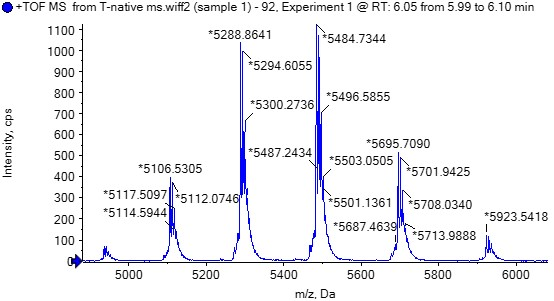
#> input picture 123123/p1.jpg, 554 x 301 px, given in place of p1.png, which was not available
$ python find_highest_peak_and_label.py
#> lines starting #> are read from the running program, lines starting #| are printed output that depends on the picture; after the words box and inside, x2 and y2 are one past the last pixel; in counts of white or black regions, pixels touching at a corner belong together; pictures that were not available may be replaced by others from this repository, and a replacement may not be noted

import os
import re
import cv2
import numpy as np
import pytesseract
from scipy.signal import find_peaks, savgol_filter
import matplotlib.pyplot as plt

# =========================
# 可改参数
# =========================
IMAGE_PATH = "p1.png"   # 改成你的截图路径
SHOW_FIGURE = True         # True: 弹出结果图；False: 只保存不显示

# Windows 如未自动找到 tesseract，可取消注释并改成你的安装路径
# pytesseract.pytesseract.tesseract_cmd = r"C:\Program Files\Tesseract-OCR\tesseract.exe"


def merge_boxes(boxes, x_gap=20, min_y_overlap=60):
    if not boxes:
        return []
    boxes = sorted(boxes, key=lambda b: b[0])
    merged = [list(boxes[0][:4])]
    for b in boxes[1:]:
        x1, y1, x2, y2, _ = b
        lx1, ly1, lx2, ly2 = merged[-1]
        y_overlap = min(ly2, y2) - max(ly1, y1)
        if x1 <= lx2 + x_gap and y_overlap > min_y_overlap:
            merged[-1] = [min(lx1, x1), min(ly1, y1), max(lx2, x2), max(ly2, y2)]
        else:
            merged.append([x1, y1, x2, y2])
    return merged


def extract_curve_top_y(roi_mask):
    cols = np.where(roi_mask.sum(axis=0) > 0)[0]
    if len(cols) == 0:
        return None, None

    xs, ys = [], []
    for c in cols:
        rows = np.where(roi_mask[:, c] > 0)[0]
        if len(rows) == 0:
            continue
        xs.append(c)
        ys.append(rows.min())  # 图像坐标里，y 越小，峰越高

    if not xs:
        return None, None

    return np.array(xs), np.array(ys, dtype=float)


def detect_plot_boxes(blue_mask):
    num_labels, labels, stats, centroids = cv2.connectedComponentsWithStats(blue_mask, 8)
    boxes = []
    for i in range(1, num_labels):
        x, y, w, h, area = stats[i]
        if area > 500:  # 去掉图例蓝点、坐标原点小蓝图标等
            boxes.append([x, y, x + w, y + h, area])

    plot_boxes = merge_boxes(boxes, x_gap=20, min_y_overlap=60)
    if not plot_boxes:
        raise RuntimeError("没有检测到谱图区域，请检查截图质量或蓝色阈值。")
    return plot_boxes


def find_highest_peak_in_plot(blue_mask, box):
    x1, y1, x2, y2 = box
    roi_mask = blue_mask[y1:y2, x1:x2]
    xs, ys = extract_curve_top_y(roi_mask)
    if xs is None:
        raise RuntimeError("当前谱图区域没有提取到蓝色曲线。")

    full_x = np.arange(xs.min(), xs.max() + 1)
    full_y = np.interp(full_x, xs, ys)

    if len(full_y) >= 11:
        window = 11
    else:
        window = max(5, (len(full_y) // 2) * 2 + 1)
    if window >= len(full_y):
        window = len(full_y) - 1 if len(full_y) % 2 == 0 else len(full_y)
    if window < 5:
        smooth_y = full_y.copy()
    else:
        smooth_y = savgol_filter(full_y, window_length=window, polyorder=2)

    signal = -smooth_y
    peaks, props = find_peaks(signal, prominence=3, distance=15)

    if len(peaks) == 0:
        best_i = int(np.argmin(smooth_y))
    else:
        # 取“视觉上最高”的候选峰
        best_i = peaks[np.argmax(signal[peaks])]

    peak_x = int(full_x[best_i] + x1)
    peak_y = float(smooth_y[best_i] + y1)
    return peak_x, peak_y


def preprocess_for_ocr(crop_bgr):
    hsv = cv2.cvtColor(crop_bgr, cv2.COLOR_BGR2HSV)

    # 把蓝线擦成白色，尽量只保留黑色文字
    blue_mask = cv2.inRange(hsv, np.array([90, 40, 40]), np.array([145, 255, 255]))
    clean = crop_bgr.copy()
    clean[blue_mask > 0] = (255, 255, 255)

    # 放大，提升 OCR 成功率
    scale = 4
    up = cv2.resize(clean, None, fx=scale, fy=scale, interpolation=cv2.INTER_CUBIC)

    gray = cv2.cvtColor(up, cv2.COLOR_BGR2GRAY)
    gray = cv2.GaussianBlur(gray, (3, 3), 0)

    # 黑字白底二值化
    _, th = cv2.threshold(gray, 0, 255, cv2.THRESH_BINARY + cv2.THRESH_OTSU)

    return th, scale


# [10 lines left out: function parse_float_like, not called in this run]


def ocr_candidates_from_crop(crop_bgr, crop_origin_xy):
    proc, scale = preprocess_for_ocr(crop_bgr)

    data = pytesseract.image_to_data(
        proc,
        output_type=pytesseract.Output.DICT,
        config="--psm 11 -c tessedit_char_whitelist=0123456789.*"
    )

    ox, oy = crop_origin_xy
    candidates = []
    n = len(data["text"])
    for i in range(n):
        txt = data["text"][i].strip()
        conf_raw = str(data["conf"][i]).strip()
        conf = float(conf_raw) if conf_raw not in ("", "-1") else -1.0
        if not txt:
            continue

        val = parse_float_like(txt)
        if val is None:
            continue

        left = data["left"][i] / scale + ox
        top = data["top"][i] / scale + oy
        width = data["width"][i] / scale
        height = data["height"][i] / scale
        cx = left + width / 2
        cy = top + height / 2

        candidates.append({
            "text": txt,
            "value": val,
            "conf": conf,
            "bbox": (int(round(left)), int(round(top)), int(round(width)), int(round(height))),
            "center": (cx, cy),
        })

    return candidates


# [27 lines left out: function choose_best_label, not called in this run]


def read_peak_label(img_bgr, plot_box, peak_x, peak_y):
    x1, y1, x2, y2 = plot_box
    h, w = img_bgr.shape[:2]

    # 先做局部 OCR：围绕最高峰附近找标签
    left = max(x1, peak_x - 130)
    right = min(x2, peak_x + 180)
    top = max(0, int(peak_y) - 110)
    bottom = min(h, int(peak_y) + 60)

    local_crop = img_bgr[top:bottom, left:right]
    local_candidates = ocr_candidates_from_crop(local_crop, (left, top))
    best = choose_best_label(local_candidates, peak_x, peak_y)

    if best is not None:
        return best

    # 局部没找到，再回退到整张谱图 OCR
    plot_crop = img_bgr[y1:y2, x1:x2]
    plot_candidates = ocr_candidates_from_crop(plot_crop, (x1, y1))
    best = choose_best_label(plot_candidates, peak_x, peak_y)
    return best


# [36 lines left out: function annotate_and_save, not called in this run]


def main(image_path=IMAGE_PATH, show_figure=SHOW_FIGURE):
#> called with image_path = 'p1.png', show_figure = True
    img_bgr = cv2.imread(image_path)
#> img_bgr is the input picture: shape (301, 554, 3); mean B, G, R 243.4, 240.7, 240.7
    if img_bgr is None:
        raise FileNotFoundError(f"读不到图片：{image_path}")

    hsv = cv2.cvtColor(img_bgr, cv2.COLOR_BGR2HSV)
#> hsv: shape (301, 554, 3); mean H, S, V 13.8, 5.6, 243.6
    blue_mask = cv2.inRange(hsv, np.array([90, 50, 50]), np.array([140, 255, 255]))
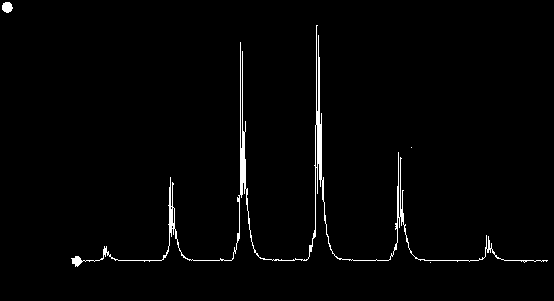
#> blue_mask: shape (301, 554); 1.7% white; 4 white regions (2 under 20 px), largest, box (x1, y1, x2, y2) and area: (71, 25, 548, 267) 2782, (2, 2, 13, 13) 93

    plot_boxes = detect_plot_boxes(blue_mask)
#> in detect_plot_boxes, `num_labels, labels, stats, centroids = cv2.connectedComponentsWithStat..`:
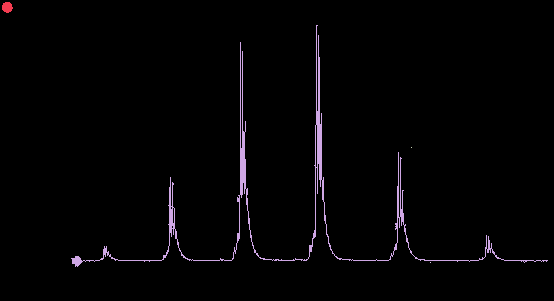
#> labels: shape (301, 554) int32; 5 distinct labels, from 0 to 4; one colour per label, 0 black
#> in detect_plot_boxes, `num_labels, labels, stats, centroids = cv2.connectedComponentsWithStat..`: num_labels = 5; stats = [[0, 0, 554, 301, 163877], [2, 2, 11, 11, 93], [71, 25, 477, 242, 2782], [411, 147, 1, 1, 1], [430, 262, 1, 1, 1]]; centroids = [[276.4, 149.4], [6.8, 6.86], [288.4, 190.1], [411, 147], [430, 262]]
#> the loop in detect_plot_boxes, `for i in range(1, num_labels):` made 4 passes
#> after the loop in detect_plot_boxes, `for i in range(1, num_labels):`: boxes = [[71, 25, 548, 267, 2782]]
#> in merge_boxes, `merged = [list(boxes[0][:4])]`: merged = [[71, 25, 548, 267]]
#> plot_boxes = [[71, 25, 548, 267]]

    results = []
    for idx, box in enumerate(plot_boxes, start=1):
        peak_x, peak_y = find_highest_peak_in_plot(blue_mask, box)
        label_info = read_peak_label(img_bgr, box, peak_x, peak_y)

        item = {
            "plot_index": idx,
            "roi": tuple(map(int, box)),
            "peak_pixel": (int(peak_x), round(float(peak_y), 2)),
            "label_text": None,
            "label_value": None,
            "label_bbox": None,
        }

        if label_info is not None:
            item["label_text"] = label_info["text"]
            item["label_value"] = label_info["value"]
            item["label_bbox"] = label_info["bbox"]

        results.append(item)
#> this loop made 1 pass
#> (idx, window in find_highest_peak_in_plot, peaks in find_highest_peak_in_plot, best_i in find_highest_peak_in_plot) on pass 1: (1, 11, [35, 100, 171, 247, 329, 417], 247)
#> pass 1, in find_highest_peak_in_plot, `roi_mask = blue_mask[y1:y2, x1:x2]`:
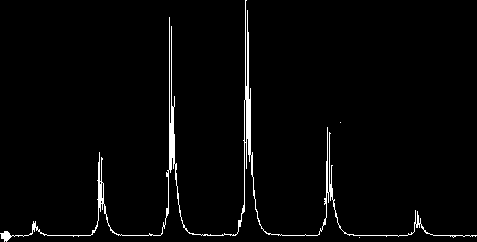
#> roi_mask: shape (242, 477); 2.4% white in thin lines or dots
#> pass 1, in read_peak_label, `local_crop = img_bgr[top:bottom, left:right]`:
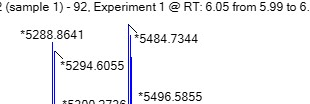
#> local_crop: shape (104, 310, 3); mean B, G, R 242.4, 241, 240.9
#> pass 1, in preprocess_for_ocr, `blue_mask = cv2.inRange(hsv, np.array([90, 40, 40]), np.array([145, 25..`:
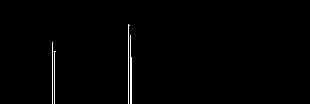
#> blue_mask: shape (104, 310); 0.97% white in thin lines or dots, all inside (x1, y1, x2, y2) = (52, 24, 132, 104)
#> after the loop, results = []

    base, ext = os.path.splitext(image_path)
    save_img = base + "_annotated.png"
    save_txt = base + "_results.txt"

    annotated = annotate_and_save(img_bgr, results, save_img)

    with open(save_txt, "w", encoding="utf-8") as f:
        f.write("检测结果\n")
        f.write("=" * 50 + "\n")
        for r in results:
            f.write(f"图 {r['plot_index']}\n")
            f.write(f"  谱图区域 ROI: {r['roi']}\n")
            f.write(f"  最高峰像素: {r['peak_pixel']}\n")
            f.write(f"  读出的峰旁质量值文本: {r['label_text']}\n")
            f.write(f"  解析后的质量值: {r['label_value']}\n")
            f.write(f"  标签框: {r['label_bbox']}\n")
            f.write("-" * 50 + "\n")

    print("\n检测结果：")
    for r in results:
        print(f"图 {r['plot_index']}: 最高峰像素 = {r['peak_pixel']}, 质量值 = {r['label_value']}, 原始文本 = {r['label_text']}")

    print(f"\n已保存标注图：{save_img}")
    print(f"已保存结果文本：{save_txt}")

    if show_figure:
        annotated_rgb = cv2.cvtColor(annotated, cv2.COLOR_BGR2RGB)
        plt.figure(figsize=(16, 5))
        plt.imshow(annotated_rgb)
        plt.axis("off")
        plt.title("Highest peak + label value")
        plt.tight_layout()
        plt.show()

    return results


if __name__ == "__main__":
    main()
#> (the call stopped at in ocr_candidates_from_crop, `data = pytesseract.image_to_data( proc, output_type=pytesseract.Output..`: pytesseract is not available in this run)

$ run again, with 123123/p2.jpg copied over 123123/p1.jpg
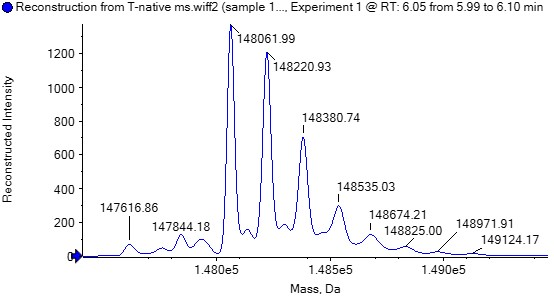
#> input picture 123123/p2.jpg, 554 x 296 px, given in place of p1.png, which was not available
#> in main, img_bgr is the input picture: shape (296, 554, 3); mean B, G, R 246.2, 245.1, 245.1
#> in main, `blue_mask = cv2.inRange(hsv, np.array([90, 50, 50]), np.array([140, 25..`:
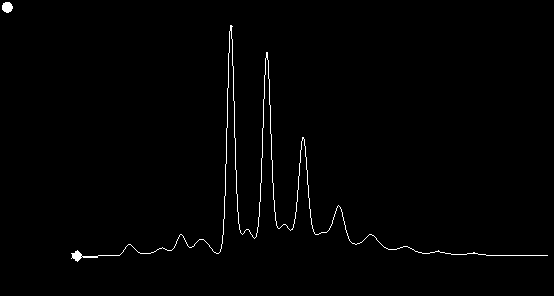
#> blue_mask: shape (296, 554); 1% white in thin lines or dots, all inside (x1, y1, x2, y2) = (2, 2, 548, 262)
#> labels: shape (296, 554) int32; 3 distinct labels, from 0 to 2
#> num_labels = 3; stats = [[0, 0, 554, 296, 162345], [2, 2, 11, 11, 94], [71, 25, 477, 237, 1545]]; centroids = [[276.8, 147.3], [6.85, 6.85], [265, 182.2]]
#> the loop in detect_plot_boxes, `for i in range(1, num_labels):` made 2 passes
#> after the loop in detect_plot_boxes, `for i in range(1, num_labels):`: boxes = [[71, 25, 548, 262, 1545]]
#> merged = [[71, 25, 548, 262]]
#> the loop in main, `for idx, box in enumerate(plot_boxes, start=1):` made 1 pass
#> (idx, window in find_highest_peak_in_plot, peaks in find_highest_peak_in_plot, best_i in find_highest_peak_in_plot) on pass 1: (1, 11, [6, 58, 110, 130, 159, 176, 195, 213, 232, 267, 299, 334], 159)
#> pass 1, in preprocess_for_ocr, `blue_mask = cv2.inRange(hsv, np.array([90, 40, 40]), np.array([145, 25..`:
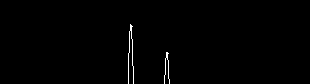
#> blue_mask: shape (84, 310); 0.71% white in thin lines or dots, all inside (x1, y1, x2, y2) = (128, 24, 170, 84)
#> after the loop in main, `for idx, box in enumerate(plot_boxes, start=1):`: results = []

$ run again, with 123123/p2.png saved as 123123/p1.jpg
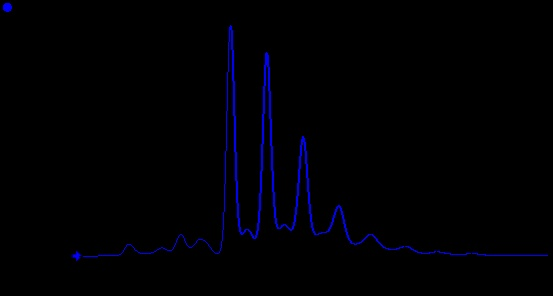
#> input picture 123123/p2.png, 553 x 296 px, given in place of p1.png, which was not available
#> in main, img_bgr is the input picture: shape (296, 553, 3); mean B, G, R 3.9, 0.2, 0.2
#> labels: shape (296, 553) int32; 3 distinct labels, from 0 to 2
#> num_labels = 3; stats = [[0, 0, 553, 296, 158910], [2, 2, 11, 11, 90], [71, 25, 477, 236, 4688]]; centroids = [[276.2, 146.8], [6.83, 6.77], [273.9, 173.8]]
#> the loop in detect_plot_boxes, `for i in range(1, num_labels):` made 2 passes
#> after the loop in detect_plot_boxes, `for i in range(1, num_labels):`: boxes = [[71, 25, 548, 261, 4688]]
#> merged = [[71, 25, 548, 261]]
#> the loop in main, `for idx, box in enumerate(plot_boxes, start=1):` made 1 pass
#> (idx, window in find_highest_peak_in_plot, peaks in find_highest_peak_in_plot, best_i in find_highest_peak_in_plot) on pass 1: (1, 11, [6, 57, 109, 129, 159, 176, 195, 232, 267, 299], 159)
#> pass 1, in find_highest_peak_in_plot, `roi_mask = blue_mask[y1:y2, x1:x2]`:
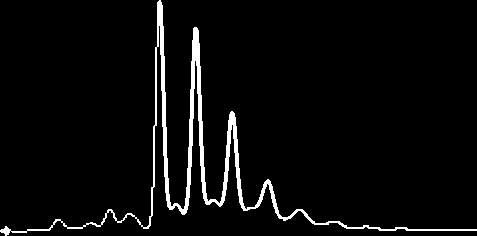
#> roi_mask: shape (236, 477); 4.2% white; 1 white region, box (x1, y1, x2, y2) and area: (0, 0, 477, 236) 4688
#> pass 1, in preprocess_for_ocr, `blue_mask = cv2.inRange(hsv, np.array([90, 40, 40]), np.array([145, 25..`:
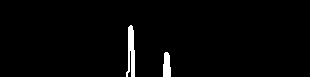
#> blue_mask: shape (77, 310); 2% white; 2 white regions, box (x1, y1, x2, y2) and area: (126, 25, 135, 77) 306, (163, 52, 171, 77) 168
#> after the loop in main, `for idx, box in enumerate(plot_boxes, start=1):`: results = []
